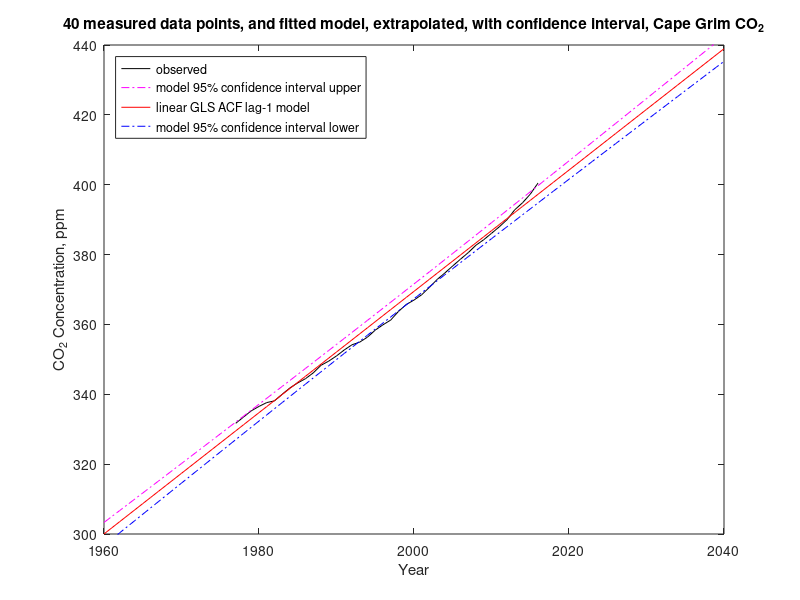

Write MATLAB code to recreate this figure.
%%%%%%%%%%%%%%%%%%%%%%%%%%%%%%%%%%%%%%%%%%%%%%%%%%%%%%%%%%%%%%%%%%%%%%%%%%%%%%%
% This program reads annual mean CO2 data from Cape Grim, then does OLS and   %
% GLS for both linear (y = b0 + b1.t) and quadratic (y = b0 + b1.t + b2.t^2). %
% This code is for Matlab or Octave (no special libraries required).          %
%%%%%%%%%%%%%%%%%%%%%%%%%%%%%%%%%%%%%%%%%%%%%%%%%%%%%%%%%%%%%%%%%%%%%%%%%%%%%%%

doQuatratic=false;  % otherwise linear fit

plotACF=false;      % plot autocorrelation function of residuals?

plotLongTerm=2;     % plot long-term extrapolated model with 95% conf. int.: 0=no, 1=OLS, 2=ACF GLS, 3=DW GLS, 4=new GLS

disp('========================================================');

% Read data as csv numeric file of two columns: year (AD) and CO2 (ppm)
% This file is from data at http://www.csiro.au/greenhouse-gases/
CO2data=csvread('CapeGrimAnnualCO2.csv');
disp('Data: Atmospheric background carbon dioxide at Cape Grim');
disp('from http://www.csiro.au/greenhouse-gases/');

%%%%%%%%%%%%%%%%%%%%%
% Assemble the data %
%%%%%%%%%%%%%%%%%%%%%
[n,~]=size(CO2data);
t=0;
x=0;
y=0;
for i=1:n
    t(i)=CO2data(i,1);
    x(i,1)=1;
    x(i,2)=t(i)-2000;
    y(i,1)=CO2data(i,2);
    if doQuatratic
        x(i,3)=x(i,2)*x(i,2);
    end
end

disp('--------------------------------------------------------');

%%%%%%%%%%%%%%%%%%%%%%%%%%%%%%%%%%%%%
% OLS calculation by matrix algebra %
%%%%%%%%%%%%%%%%%%%%%%%%%%%%%%%%%%%%%
[n,k]=size(x);
DegreesOfFreedom=n-k;
varName(1,:)='(Intercept)';
varName(2,:)='year - 2000';
if doQuatratic
    varName(3,:)='(yr-2000)^2';
end
disp('OLS calculation by matrix algebra:');
betaOLS=inv(transpose(x)*x)*transpose(x)*y;
residuals=y-x*betaOLS;

SSR=transpose(residuals)*residuals;
% for improved rho estimate:
meanPred=(1/n)*ones(n,n)*x*betaOLS; % n x 1 vector all elements=mean predicted value
predDev=x*betaOLS-meanPred;
SSPD=transpose(predDev)*predDev;

residStdErrOLS=std(residuals)*sqrt((n-1)/(n-k));
stdErrorOLS=0;
tValue=0;
normCov=inv(transpose(x)*x);
for m=1:k
    stdErrorOLS(m,1)=residStdErrOLS*sqrt(normCov(m,m));
    tValue(m,1)=betaOLS(m,1)/stdErrorOLS(m,1);
end
disp('                 Estimate     Std. Error    t value');
for m=1:k
    fprintf('%s  %12.6f  %12.6f  %9.3f\n',varName(m,:),betaOLS(m,1),stdErrorOLS(m,1),tValue(m,1));
end
disp(['Residual standard error: ',num2str(residStdErrOLS),' on ',num2str(n-k),' degrees of freedom']);
rmsError=sqrt((transpose(residuals)*residuals)/n);
disp(['Model RMS error: ',num2str(rmsError),' (ppm CO2)']);

if doQuatratic
    for i=1:n
        bestFitTunEq(i)=t(i);
        bestFitYunEq(i)=betaOLS(1,1)+x(i,2)*betaOLS(2,1)+x(i,3)*betaOLS(3,1);
    end
else
    for i=1:n
        bestFitTunEq(i)=t(i);
        bestFitYunEq(i)=betaOLS(1,1)+x(i,2)*betaOLS(2,1);
    end
end


disp('--------------------------------------------------------');


%%%%%%%%%%%%%%%%%%%%%%%%%%%%%%%%%%%%%%%%%%%%%%%%%%%%%%
% Calculate and plot sample autocorrelation function %
%%%%%%%%%%%%%%%%%%%%%%%%%%%%%%%%%%%%%%%%%%%%%%%%%%%%%%
% sample autocorrelation function (provided in MatLab but not Octave)
Ymean=mean(residuals);
R=0;
Lag=0;
zeroLine=0;
CIu=0;
CIl=0;
denom=0;
for i=1:n
    denom=denom+(residuals(i)-Ymean)^2;
end
for ka=0:20
    numer=0;
    for na=1:n-ka
        numer=numer+(residuals(na)-Ymean)*(residuals(na+ka)-Ymean);
    end
    R(ka+1,1)=numer/denom;
    Lag(ka+1)=ka;
    zeroLine(ka+1)=0;
    CIu(ka+1)=1.96/sqrt(n);
    CIl(ka+1)=-1.96/sqrt(n);
end
%disp(['Residual ACF lag 1 = ',num2str(R(2)),' (first estimate of rho)']);
if plotACF
    plot(Lag,R,'.-b',Lag,zeroLine,'-g',Lag,CIu,'-r',Lag,CIl,'-r');
    axis([0 20 -0.4 1]);
    xlabel('Lag');
    ylabel('Sample Autocorrelation');
    grid('on');
    if doQuatratic
        title(['Cape Grim CO_2 annual data, ACF of quadratic model residuals']);
    else
        title(['Cape Grim CO_2 annual data, ACF of linear model residuals']);
    end
    pause;
end

rho=R(2,1); % for GLS


%%%%%%%%%%%%%%%%%%%%%%%%%%%%%%%%%%%%%%%%%%
% Simple n_eff = n(1-rho)/(1+rho) method %
%%%%%%%%%%%%%%%%%%%%%%%%%%%%%%%%%%%%%%%%%%
% t = b*sqrt(n-k)/sqrt(SSR/sum of squares of x differences from mean)
ne=n*(1-rho)/(1+rho);
tScale=sqrt((1-rho)/(1+rho));
disp(['n_eff = n(1-rho)/(1+rho) = ',num2str(ne),' -> t-slope = ',num2str(tValue(2,1)*sqrt((ne-k)/(n-k)))]);
disp(['or scale OLS t values by sqrt[(1-rho)/(1+rho)] = ',num2str(tScale)]);
disp(['                 -> t-slope = ',num2str(tValue(2,1)*tScale)]);
if doQuatratic
    disp(['                 -> t-curve = ',num2str(tValue(3,1)*tScale)]);
end
disp('--------------------------------------------------------');


%%%%%%%%%%%%%%%%%%%%%%%%%%%%%%%%%%%%%
% GLS calculation by matrix algebra %
%%%%%%%%%%%%%%%%%%%%%%%%%%%%%%%%%%%%%
disp(['GLS using ACF lag 1 for AR1 rho = ',num2str(rho)]);

% Conventional GLS for AR1 process, but calculate Sinv directly:
% initialise Sinv with diagonal elements = (1+rho^2)/(1-rho^2)
Sinv=eye(n)*(1+rho*rho)/(1-rho*rho);
% change the two corner elements to 1/(1-rho^2)
Sinv(1,1)=1/(1-rho*rho);
Sinv(n,n)=1/(1-rho*rho);
% now fill in the super and sub diagonal elements as -rho/(1-rho^2)
for i=1:n-1
    Sinv(i,i+1)=-rho/(1-rho*rho);
    Sinv(i+1,i)=-rho/(1-rho*rho);
end
% Note that with the above formulation of Sinv, all diagonal elements of inv(Sinv) = 1.

betaGLSacf=inv(transpose(x)*Sinv*x)*transpose(x)*Sinv*y;
residualsGLS=y-x*betaGLSacf;
residStdErrACF=sqrt(transpose(residualsGLS)*Sinv*residualsGLS/(n-k));
stdErrorACF=0;
tValue=0;
normCov=inv(transpose(x)*Sinv*x);
for m=1:k
    stdErrorACF(m,1)=residStdErrACF*sqrt(normCov(m,m));
    tValue(m,1)=betaGLSacf(m,1)/stdErrorACF(m,1);
end
disp('t-value = beta / std.error');
disp('                 Estimate     Std. Error    t value');
for m=1:k
    fprintf('%s  %12.6f  %12.6f  %9.3f\n',varName(m,:),betaGLSacf(m,1),stdErrorACF(m,1),tValue(m,1));
end
disp(['Residual standard error: ',num2str(residStdErrACF),' on ',num2str(n-k),' degrees of freedom']);
rmsError=sqrt((transpose(residualsGLS)*residualsGLS)/n);
disp(['Model RMS error: ',num2str(rmsError),' (ppm CO2)']);

if doQuatratic
    for i=1:n
        bestFitTacf(i)=t(i);
        bestFitYacf(i)=betaGLSacf(1,1)+x(i,2)*betaGLSacf(2,1)+x(i,3)*betaGLSacf(3,1);
    end
else
    for i=1:n
        bestFitTacf(i)=t(i);
        bestFitYacf(i)=betaGLSacf(1,1)+x(i,2)*betaGLSacf(2,1);
    end
end



disp('--------------------------------------------------------');

    

%%%%%%%%%%%%%%%%%%%%%%%%%%%%%%%%%%%%%%%%%%%%%%%%%%%%%%%%%%%%%%%%%%%%%%%%%
% Calculate Durbin-Watson Statistic, rho estimate and improved estimate %
%%%%%%%%%%%%%%%%%%%%%%%%%%%%%%%%%%%%%%%%%%%%%%%%%%%%%%%%%%%%%%%%%%%%%%%%%
SSRFD=0;
for i=2:n
    SSRFD=SSRFD+(residuals(i)-residuals(i-1))^2;
end
dw=SSRFD/SSR;

% rho from Durbin-Watson
rhoDW=1-0.5*dw;

% rho from modified Durbin-Watson
rhoDWM=1-0.5*SSRFD/(SSR*(2-exp(-SSPD/SSR)));


%%%%%%%%%%%%%%%%%%%%%%%%%%%%%%%%%%%%%
% GLS calculation by matrix algebra %
%%%%%%%%%%%%%%%%%%%%%%%%%%%%%%%%%%%%%
rho=rhoDW;
disp(['GLS using Durbin-Watson for AR1 rho = ',num2str(rho)]);
Sinv=eye(n)*(1+rho*rho)/(1-rho*rho);
Sinv(1,1)=1/(1-rho*rho);
Sinv(n,n)=1/(1-rho*rho);
for i=1:n-1
    Sinv(i,i+1)=-rho/(1-rho*rho);
    Sinv(i+1,i)=-rho/(1-rho*rho);
end
betaGLSdw=inv(transpose(x)*Sinv*x)*transpose(x)*Sinv*y;
residualsGLS=y-x*betaGLSdw;
residStdErrDW=sqrt(transpose(residualsGLS)*Sinv*residualsGLS/(n-k));
stdErrorDW=0;
tValue=0;
normCov=inv(transpose(x)*Sinv*x);
for m=1:k
    stdErrorDW(m,1)=residStdErrDW*sqrt(normCov(m,m));
    tValue(m,1)=betaGLSdw(m,1)/stdErrorDW(m,1);
end
disp('t-value = beta / std.error');
disp('                 Estimate     Std. Error    t value');
for m=1:k
    fprintf('%s  %12.6f  %12.6f  %9.3f\n',varName(m,:),betaGLSdw(m,1),stdErrorDW(m,1),tValue(m,1));
end
disp(['Residual standard error: ',num2str(residStdErrDW),' on ',num2str(n-k),' degrees of freedom']);
rmsError=sqrt((transpose(residualsGLS)*residualsGLS)/n);
disp(['Model RMS error: ',num2str(rmsError),' (ppm CO2)']);

if doQuatratic
    for i=1:n
        bestFitTdw(i)=t(i);
        bestFitYdw(i)=betaGLSdw(1,1)+x(i,2)*betaGLSdw(2,1)+x(i,3)*betaGLSdw(3,1);
    end
else
    for i=1:n
        bestFitTdw(i)=t(i);
        bestFitYdw(i)=betaGLSdw(1,1)+x(i,2)*betaGLSdw(2,1);
    end
end


disp('--------------------------------------------------------');


%%%%%%%%%%%%%%%%%%%%%%%%%%%%%%%%%%%%%
% GLS calculation by matrix algebra %
%%%%%%%%%%%%%%%%%%%%%%%%%%%%%%%%%%%%%
rho=rhoDWM;
disp(['GLS using modified Durbin-Watson for AR1 rho = ',num2str(rho)]);
Sinv=eye(n)*(1+rho*rho)/(1-rho*rho);
Sinv(1,1)=1/(1-rho*rho);
Sinv(n,n)=1/(1-rho*rho);
for i=1:n-1
    Sinv(i,i+1)=-rho/(1-rho*rho);
    Sinv(i+1,i)=-rho/(1-rho*rho);
end
betaGLSmdw=inv(transpose(x)*Sinv*x)*transpose(x)*Sinv*y;
residualsGLS=y-x*betaGLSmdw;
residStdErrMDW=sqrt(transpose(residualsGLS)*Sinv*residualsGLS/(n-k));
stdErrorMDW=0;
tValue=0;
normCov=inv(transpose(x)*Sinv*x);
for m=1:k
    stdErrorMDW(m,1)=residStdErrMDW*sqrt(normCov(m,m));
    tValue(m,1)=betaGLSmdw(m,1)/stdErrorMDW(m,1);
end
disp('t-value = beta / std.error');
disp('                 Estimate     Std. Error    t value');
for m=1:k
    fprintf('%s  %12.6f  %12.6f  %9.3f\n',varName(m,:),betaGLSmdw(m,1),stdErrorMDW(m,1),tValue(m,1));
end
disp(['Residual standard error: ',num2str(residStdErrMDW),' on ',num2str(n-k),' degrees of freedom']);
rmsError=sqrt((transpose(residualsGLS)*residualsGLS)/n);
disp(['Model RMS error: ',num2str(rmsError),' (ppm CO2)']);

if doQuatratic
    for i=1:n
        bestFitTmdw(i)=t(i);
        bestFitYmdw(i)=betaGLSmdw(1,1)+x(i,2)*betaGLSmdw(2,1)+x(i,3)*betaGLSmdw(3,1);
    end
else
     for i=1:n
        bestFitTmdw(i)=t(i);
        bestFitYmdw(i)=betaGLSmdw(1,1)+x(i,2)*betaGLSmdw(2,1);
    end
end


disp('========================================================');


% Plot regression lines:
plot(t,y,'k.-',bestFitTunEq,bestFitYunEq,'r*:',bestFitTacf,bestFitYacf,'gx-',bestFitTdw,bestFitYdw,'bo-',bestFitTmdw,bestFitYmdw,'m+-');
legend('observed','OLS fit',['GLS ACF lag-1 AR1(',num2str(R(2),3),')'],['GLS Durbin-Watson AR1(',num2str(rhoDW,3),')'],['GLS Modified D-W AR1(',num2str(rhoDWM,3),')'],'Location','northwest');
title([num2str(n),' measured data points, and best fit lines, Cape Grim CO_2 annual data']);
xlabel('Year');
ylabel('CO_2 Concentration, ppm');


%%%%%%%%%%%%%%%%%%%%%%%%%%%%%%%%%%%%%%%%%%%%%%%%%%%%%%%
% output long-term projection 1960 - 2040 as required %
%%%%%%%%%%%%%%%%%%%%%%%%%%%%%%%%%%%%%%%%%%%%%%%%%%%%%%%
% Include uncertainty of the regression coefficients as well as the residual standard error
% to estimate confidence interval beyond the measured data.
if doQuatratic
    for i=1:81
        yr=i-41;
        yx=yr+2000-1997;  % years away from the centre of the data
        YearLT(i)=yr+2000; % year AD
        OLSLT(i)=betaOLS(1,1)    +betaOLS(2,1)*yr    +betaOLS(3,1)*yr*yr;
        OLSLTci(i)=1.96*sqrt(residStdErrOLS^2+(yx*stdErrorOLS(2,1))^2+(yx*yx*stdErrorOLS(3,1))^2); % +/- 95% CI
        ACFLT(i)=betaGLSacf(1,1) +betaGLSacf(2,1)*yr +betaGLSacf(3,1)*yr*yr;
        ACFLTci(i)=1.96*sqrt(residStdErrACF^2+(yx*stdErrorACF(2,1))^2+(yx*yx*stdErrorACF(3,1))^2); % +/- 95% CI
        GLSdwLT(i)=betaGLSdw(1,1)  +betaGLSdw(2,1)*yr  +betaGLSdw(3,1)*yr*yr;
        GLSdwLTci(i)=1.96*sqrt(residStdErrDW^2+(yx*stdErrorDW(2,1))^2+(yx*yx*stdErrorDW(3,1))^2); % +/- 95% CI
        GLSmdwLT(i)=betaGLSmdw(1,1)+betaGLSmdw(2,1)*yr+betaGLSmdw(3,1)*yr*yr;
        GLSmdwLTci(i)=1.96*sqrt(residStdErrMDW^2+(yx*stdErrorMDW(2,1))^2+(yx*yx*stdErrorMDW(3,1))^2); % +/- 95% CI
    end

    if plotLongTerm==1
        plot(t,y,'k-',YearLT,OLSLT+OLSLTci,'m-.',YearLT,OLSLT,'r-',YearLT,OLSLT-OLSLTci,'b-.');
        legend('observed','95% conf. int. upper','quadratic OLS fit','model 95% confidence interval lower','Location','northwest');
    elseif plotLongTerm==2
        plot(t,y,'k-',YearLT,ACFLT+ACFLTci,'m-.',YearLT,ACFLT,'r-',YearLT,ACFLT-ACFLTci,'b-.');
        legend('observed','model 95% confidence interval upper','quadratic GLS ACF lag-1 model','model 95% confidence interval lower','Location','northwest');
    elseif plotLongTerm==3
        plot(t,y,'k-',YearLT,GLSdwLT+GLSdwLTci,'m-.',YearLT,GLSdwLT,'r-',YearLT,GLSdwLT-GLSdwLTci,'b-.');
        legend('observed','model 95% confidence interval upper','quadratic GLS Durbin-Watson','model 95% confidence interval lower','Location','northwest'); 
    elseif plotLongTerm==4
        plot(t,y,'k-',YearLT,GLSmdwLT+GLSmdwLTci,'m-.',YearLT,GLSmdwLT,'r-',YearLT,GLSmdwLT-GLSmdwLTci,'b-.');
        legend('observed','model 95% confidence interval upper','quadratic GLS modified Durbin-Watson','model 95% confidence interval lower','Location','northwest');
    end
    if plotLongTerm>0.5
        xlabel('Year');
        ylabel('CO_2 Concentration, ppm');
        axis([1960 2040 300 440]);
        title([num2str(n),' measured data points, and fitted model, extrapolated, with confidence interval, Cape Grim CO_2']);
    end
else
    for i=1:81
        yr=i-41;
        yx=yr+2000-1997;  % years away from the centre of the data
        YearLT(i)=yr+2000; % year AD
        OLSLT(i)=betaOLS(1,1)    +betaOLS(2,1)*yr;
        OLSLTci(i)=1.96*sqrt(residStdErrOLS^2+(yx*stdErrorOLS(2,1))^2); % +/- 95% CI
        ACFLT(i)=betaGLSacf(1,1) +betaGLSacf(2,1)*yr;
        ACFLTci(i)=1.96*sqrt(residStdErrACF^2+(yx*stdErrorACF(2,1))^2); % +/- 95% CI
        GLSdwLT(i)=betaGLSdw(1,1)  +betaGLSdw(2,1)*yr;
        GLSdwLTci(i)=1.96*sqrt(residStdErrDW^2+(yx*stdErrorDW(2,1))^2); % +/- 95% CI
        GLSmdwLT(i)=betaGLSmdw(1,1)+betaGLSmdw(2,1)*yr;
        GLSmdwLTci(i)=1.96*sqrt(residStdErrMDW^2+(yx*stdErrorMDW(2,1))^2); % +/- 95% CI
    end

    if plotLongTerm==1
        plot(t,y,'k-',YearLT,OLSLT+OLSLTci,'m-.',YearLT,OLSLT,'r-',YearLT,OLSLT-OLSLTci,'b-.');
        legend('observed','model 95% confidence interval upper','linear OLS fit','model 95% confidence interval lower','Location','northwest');
    elseif plotLongTerm==2
        plot(t,y,'k-',YearLT,ACFLT+ACFLTci,'m-.',YearLT,ACFLT,'r-',YearLT,ACFLT-ACFLTci,'b-.');
        legend('observed','model 95% confidence interval upper','linear GLS ACF lag-1 model','model 95% confidence interval lower','Location','northwest');
    elseif plotLongTerm==3
        plot(t,y,'k-',YearLT,GLSdwLT+GLSdwLTci,'m-.',YearLT,GLSdwLT,'r-',YearLT,GLSdwLT-GLSdwLTci,'b-.');
        legend('observed','model 95% confidence interval upper','linear GLS Durbin-Watson','model 95% confidence interval lower','Location','northwest'); 
    elseif plotLongTerm==4
        plot(t,y,'k-',YearLT,GLSmdwLT+GLSmdwLTci,'m-.',YearLT,GLSmdwLT,'r-',YearLT,GLSmdwLT-GLSmdwLTci,'b-.');
        legend('observed','model 95% confidence interval upper','linear GLS modified Durbin-Watson','model 95% confidence interval lower','Location','northwest');
    end
    if plotLongTerm>0.5
        xlabel('Year');
        ylabel('CO_2 Concentration, ppm');
        axis([1960 2040 300 440]);
        title([num2str(n),' measured data points, and fitted model, extrapolated, with confidence interval, Cape Grim CO_2']);
    end
end

